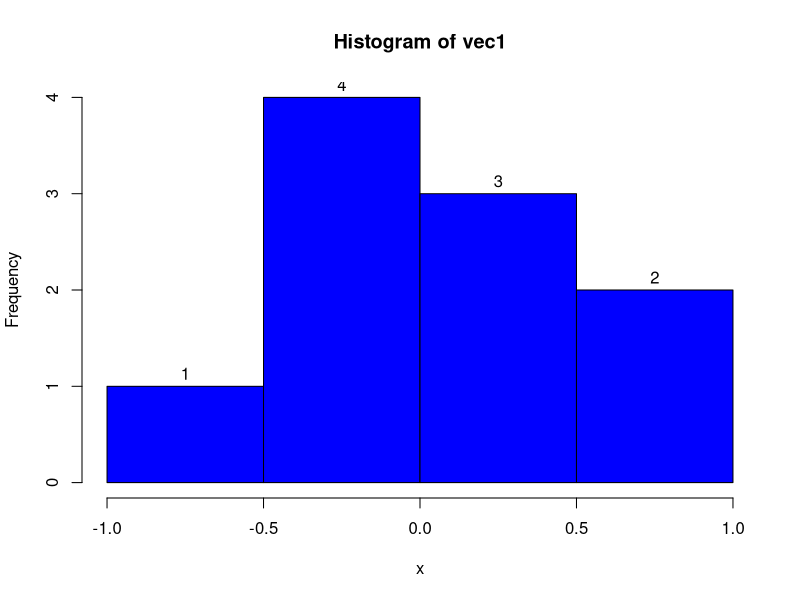

Write the R code that produced this figure.
#==人大统计公式整理：== 任务1： ex1: 编写一个函数，要求实现如下功能： （1）给一组数据（1维向量），统计出一共有多少个观测值。 （2）求出最大值、最小值、中位数、平均值、标准差 （3）生成一个直方图
#R语言版
ex1 <- function(){
	set.seed(2)#随机种子，保证每次随机是同一组数，不会每次变化
	vec1 <- rnorm(10,mean=0,sd=0.5)
	#rnorm生成正态分布向量 10个 均值为0 标准差为0.5
	#用=赋值也可
	print("打印随机正态向量vec1：")
	print(vec1)
	
	#==向量个数==
	print("向量个数：")
	sizeVector1 = length(vec1)
	print(sizeVector1 )

	#==最大值、最小值==
	print("最大值，最小值：")
	print(max(vec1))
	print(min(vec1))

	#==中位数==
	print("中位数：")
	print(median(vec1))

	#==均值==
	meanVec1 = mean(vec1)
	print("均值：")
	print(meanVec1)

	#==标准差==
	print("函数版样本标准差：")
	print(sd(vec1))
	#sd算样本标准差 var方差 cor相关系数 cov协方差 mean均值 median中位数
	
	#==数学公式手动计算标准差==
	#公式：每个（xi-x均值）的平方/样本个数 整体开平方根
	#算分子

	sUp = 0 #分子初始化
	for(xi in vec1){
		sUp = sUp + (xi-meanVec1)*(xi-meanVec1)#R语言没有+=
	}
	
	#算总体标准差：分子/样本个数N，样本标准差分母是 样本数n-1
	stdDev = sqrt(sUp/sizeVector1)
	print("总体标准差：")
	print(stdDev)
	stdDev_s = sqrt(sUp/(sizeVector1-1))
	print("样本标准差：")
	print(stdDev_s)

	#==画直方图==
	hist(vec1,xlab='x',labels=TRUE,border='black',col='blue')
	#xlab X轴标量 labels TRUE显示柱数字 border边色 col柱色
}

ex1()

#打印结果
#[1] "打印随机正态向量vec1："
# [1] -0.44845727  0.09242459  0.79392267 -0.56518784 -0.04012588  0.06621014
# [7]  0.35397736 -0.11984901  0.99223697 -0.06939351
#[1] "向量个数："
#[1] 10
#[1] "最大值，最小值："
#[1] 0.992237
#[1] -0.5651878
#[1] "中位数："
#[1] 0.01304213
#[1] "均值："
#[1] 0.1055758
#[1] "函数版样本标准差："
#[1] 0.4924938
#[1] "总体标准差："
#[1] 0.4672207
#[1] "样本标准差："
#[1] 0.4924938
